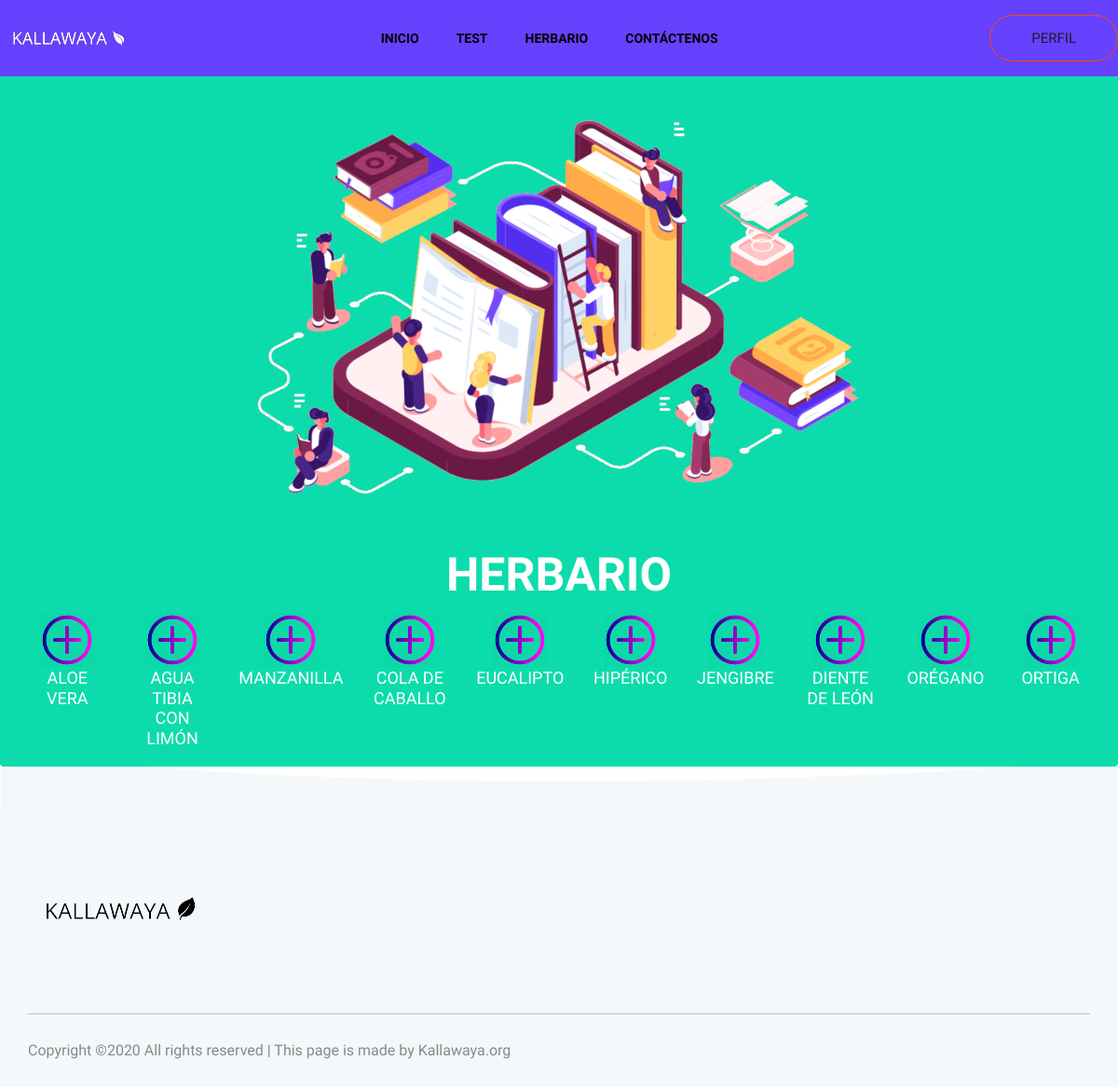
Before: /kallawaya/herbario/ with the older database file.
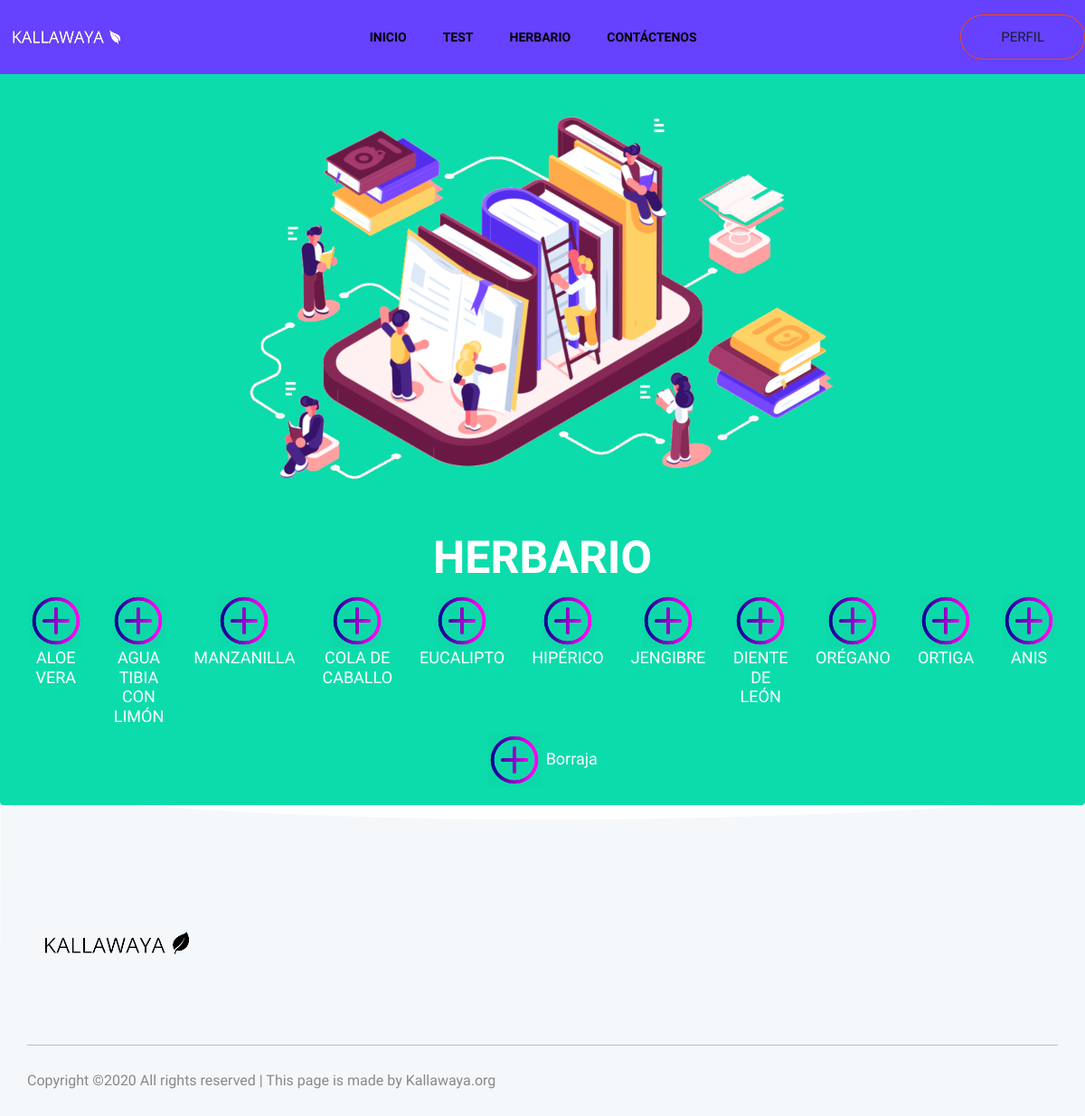
After: the same page with the newer database file.
### appkallawaya/models.py (models this page shows, shortened)
class Plant(models.Model):
    name = models.CharField(max_length=100, default='')
    description = models.CharField(max_length=1500, default='')
    cura = models.CharField(max_length=1500, default='')

### appkallawaya/views.py (the view, shortened to what this page needs)
# urls.py: path('herbario/', views.herbario, name='herbario'),
def herbario(request, pk=None):
    if pk == None:
        plants = Plant.objects.all()
        users = User.objects.all()
        return render(request, 'kallawaya/herbario.html', {'plants': plants})

### appkallawaya/templates/kallawaya/herbario.html (shortened to what this page needs)
{% extends 'base.html' %}
{% block body %}
        {% load static %}
    <section class="breadcrumb breadcrumb_bg"  style="background-color: #0cdcab">
        <div class="container">
            <div class="row">
                <div class="col-lg-12">
                    <div class="breadcrumb_iner text-center">
                        <div class="breadcrumb_iner_item">
                            <br>
                            <br>
                            <img src="{% static 'kallawaya/img/herbario2.png' %}">
                            <h2>HERBARIO</h2>
                        </div>
                    </div>
                </div>
            </div>
        </div>
        <div class="container">
            <div class="row">
                {% for instance in plants  %}
                <div class="col-sm">
                    <a href="{% url 'appkallawaya:herbario_picked' pk=instance.id %}"><h4 style="color: white"> <img src="{% static 'kallawaya/img/plus1.png' %}"> {{ instance.name }}</h4></a>
                </div>
                {% endfor %}
            </div>
        </div>
</section>
    <footer class="footer_part">
        <div class="container">
            <div class="row">
                <div class="col-sm-8 col-md-4 col-lg-4">
                    <div class="single_footer_part">
                        <a href="index.html" class="footer_logo_iner"> <img src="{% static 'kallawaya/img/logo1.png' %}" alt="#"> </a>
                    </div>
                </div>
                <div class="col-sm-4 col-md-4 col-lg-2">
                </div>
                <div class="col-sm-4 col-md-4 col-lg-2">
                </div>
                <div class="col-sm-4 col-md-4 col-lg-2">
                </div>
                <div class="col-sm-4 col-md-3 col-lg-2">
                </div>
            </div>
            <hr>
            <div class="row">
                <div class="col-lg-8">
                    <div class="copyright_text">
                        <P>
Copyright &copy;<script>document.write(new Date().getFullYear());</script> All rights reserved | This page is made by Kallawaya.org
</P>
                    </div>
                </div>
            </div>
        </div>
    </footer>
{% endblock %}

Changed rows visible on the page:
added Plant: name "ANIS"
added Plant: name "Borraja"
